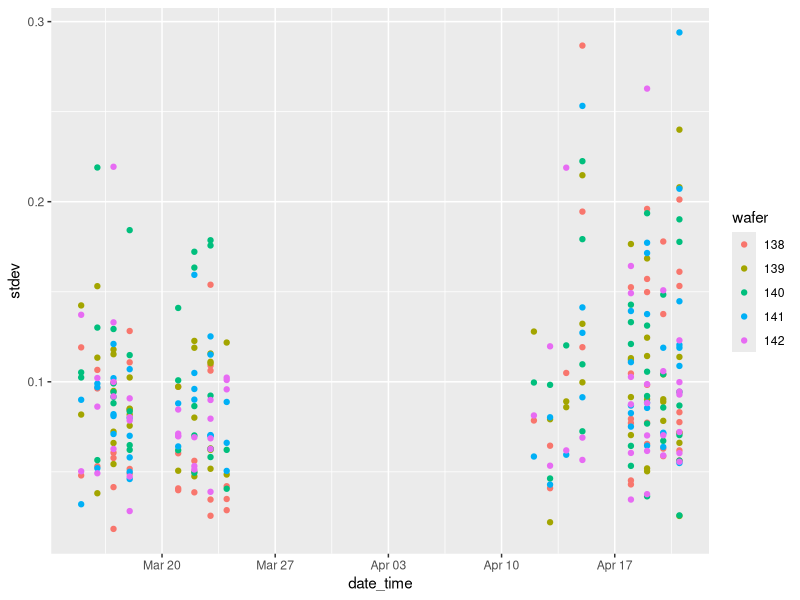
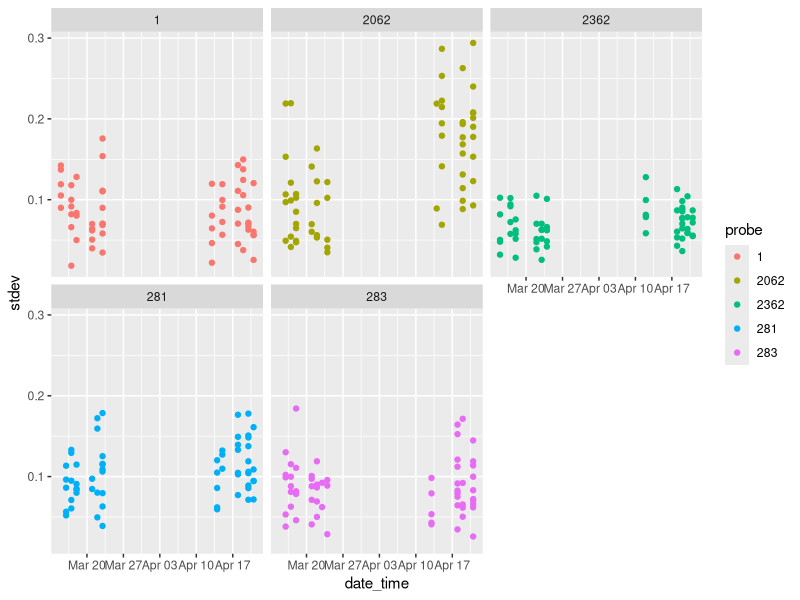
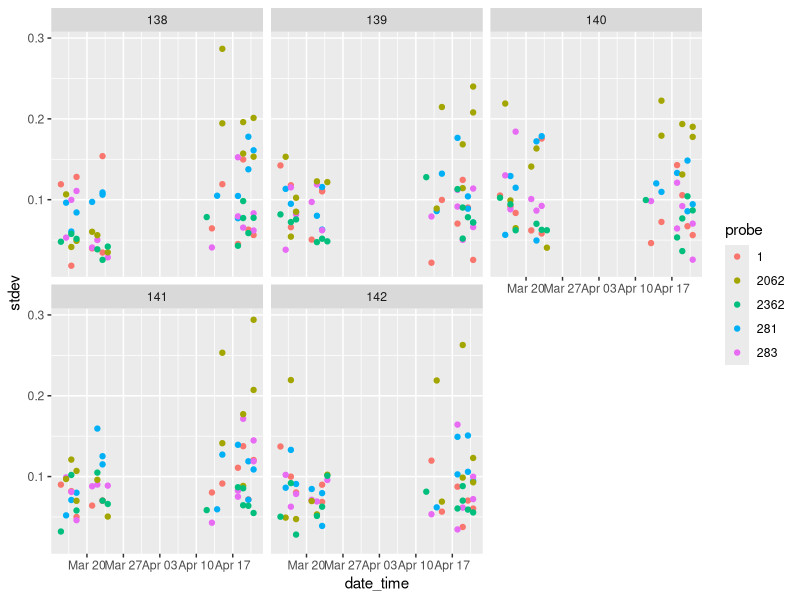
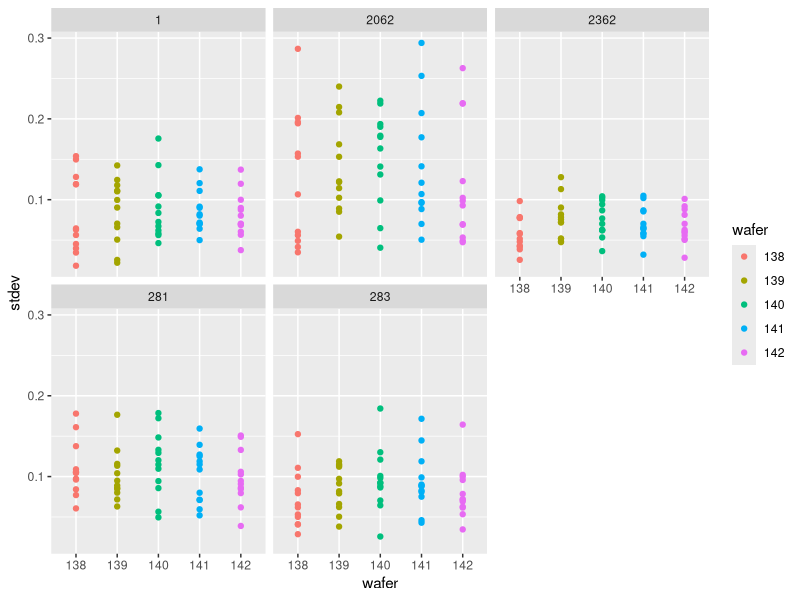

Write the R code that produced these figures, in order.
## ---- chunk 1
knitr::opts_chunk$set(echo = TRUE)
## ---- chunk 2
library(tidyverse)
library(dplyr)
## ---- chunk 3
(dataSet<- read_csv('dataset/mpc61a_clean.csv', 
                    col_types =cols(
                      wafer=col_character(), 
                      run=col_factor(levels=c("1", "2")),
                      probe=col_character(), 
                      operator=col_character())))

dataSet
## ---- chunk 4
dataSet <- dataSet %>% select(1:3,6:10)
dataSet
## ---- chunk 5
probe2362 <- dataSet %>% filter(probe==2362)
probe2362
## ---- chunk 6
pooledStdDev <- probe2362 %>% 
  summarise(level1StdDev=sqrt(mean(stdev^2)))

pooledStdDev
## ---- chunk 7
pooledStdDevSquareInfo <- probe2362 %>% 
  mutate(stdevSquared=stdev*stdev)


pooledStdDevAlt <- pooledStdDevSquareInfo %>% 
  summarise(level1StdDev=sqrt(mean(stdevSquared)))

pooledStdDevAlt

## ---- chunk 8
probe2362 %>%
  group_by(run) %>%
  summarise(level1StdDev=sqrt(mean(stdev^2)))
## ---- chunk 9
dataSet %>%
  filter(probe==2362 , wafer==140) %>%
  group_by(run) %>%
  summarise(level2StdDev=sd(average)) %>%
  ungroup()
## ---- chunk 10
dataSet %>%
  group_by(run, wafer, probe) %>%
  summarise(level2StdDev=sd(average)) %>%
  ungroup() %>%
  arrange(level2StdDev)
## ---- chunk 11
dataSet %>%
  group_by(run, wafer, probe) %>%
  summarise(level1StdDev=sqrt(mean(stdev^2))) %>%
  arrange(desc(level1StdDev)) %>%
  ungroup()
## ---- chunk 12
dataSet %>%
  ggplot() +
  geom_point(mapping=aes(x= date_time, y=stdev, colour = wafer))

dataSet %>%
  ggplot() +
  geom_point(mapping=aes(x= date_time, y=stdev, colour = probe)) +
  facet_wrap(~probe)

dataSet %>%
  ggplot() +
  geom_point(mapping=aes(x= date_time, y=stdev, colour = probe))+
  facet_wrap(~wafer)

dataSet %>%
  ggplot() +
  geom_point(mapping=aes(x= wafer, y=stdev, colour = wafer))+
  facet_wrap(~probe)
